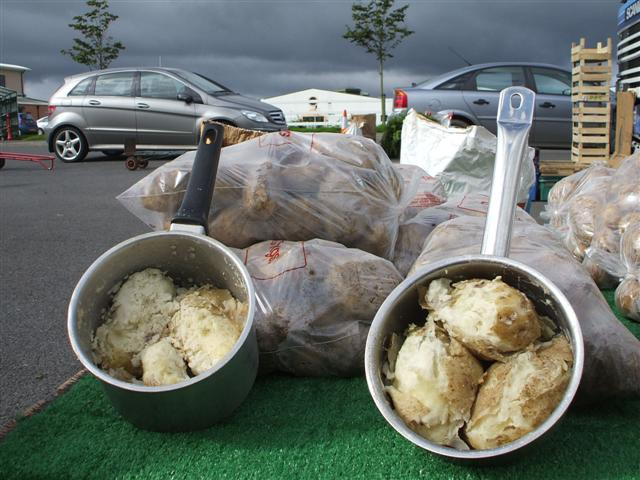
#> input picture data/web_photos/감자/감자_01.jpg, 640 x 480 px
$ python -i _variant_saliency_crop.py   (imports and definitions only)
#> lines starting #> are read from the running program, lines starting #| are printed output that depends on the picture; after the words box and inside, x2 and y2 are one past the last pixel; in counts of white or black regions, pixels touching at a corner belong together
### tools/eval_realworld.py
"""
"사과를 찍으면 사과라고 하는가" 를 실제로 잰다.

발표장에서 심사위원 앞에 놓고 찍는 사진은 학습 데이터와 다르다.
학습은 흰 배경 스튜디오 정사각 사진, 시연은 폰으로 찍은 4:3 사진에 배경이 있다.
그 차이가 정확도를 얼마나 떨어뜨리는지 숫자로 만든다.

    python tools/eval_realworld.py                      # 전체 조건 비교
    python tools/eval_realworld.py --n 40 --conditions studio,stretch43
    python tools/eval_realworld.py --self-test

브라우저가 하는 전처리를 그대로 흉내 낸다(public/js/features.js):
    canvas 224x224 에 drawImage(source, 0, 0, 224, 224)  ← 비율 무시하고 늘림
    RGB 를 mean/std 로 정규화 → NCHW
"""

from __future__ import annotations

import argparse
import json
import random
import sys
from pathlib import Path

import numpy as np
import onnxruntime as ort
from PIL import Image, ImageEnhance

for stream in (sys.stdout, sys.stderr):
    if hasattr(stream, "reconfigure"):
        stream.reconfigure(encoding="utf-8", errors="replace")

ROOT = Path(__file__).resolve().parent.parent
MODEL = ROOT / "models" / "onfarm_qc.onnx"
META = json.loads((ROOT / "models" / "metadata.json").read_text(encoding="utf-8"))
VALID = ROOT / "data" / "onfarm_cv" / "valid"
SIZE = 224
ITEMS: list[str] = META["items"]
MEAN = np.array(META["normalize"]["mean"], dtype=np.float32)
STD = np.array(META["normalize"]["std"], dtype=np.float32)


# ── 브라우저 전처리 재현 ───────────────────────────────────────────────
# [5 lines left out: function to_tensor, not called in this run]


# ── 시연 조건 흉내 ─────────────────────────────────────────────────────
def cond_studio(img: Image.Image) -> Image.Image:
    """학습과 같은 조건 — 이 값이 상한이다."""
    return img


# [33 lines left out: functions cond_stretch43, cond_portrait34, cond_background, cond_far, not called in this run]


def cond_dim(img: Image.Image) -> Image.Image:
    """실내·그늘. 밝기가 떨어진다."""
    return ImageEnhance.Brightness(img).enhance(0.55)


def cond_tilt(img: Image.Image) -> Image.Image:
    """손으로 들고 찍어 기울어진 경우."""
    return img.rotate(12, resample=Image.BILINEAR, expand=True, fillcolor=(245, 245, 245))


CONDITIONS = {
    "studio": ("학습과 같은 조건", cond_studio),
    "stretch43": ("폰 가로 4:3", cond_stretch43),
    "portrait34": ("폰 세로 3:4", cond_portrait34),
    "background": ("흙·상자 배경", cond_background),
    "far": ("멀리서 촬영", cond_far),
    "dim": ("어두운 곳", cond_dim),
    "tilt": ("기울어짐", cond_tilt),
}


# [97 lines left out: functions sample_images, run, _self_test, main, not called in this run]


# [2 lines that do not run on import are left out]

### tools/_variant_saliency_crop.py
"""피사체를 찾아 자동으로 확대하는 전처리 — 구현과 측정(scratch).

왜: 이 모델은 피사체가 프레임을 꽉 채운 사진(학습 분포에서 선형 차지비율 중앙값 97~100%)
으로만 학습됐다. 그래서 멀리서 찍어 피사체가 작아지면 top-1 이 무너진다(감자 far 는 0%).
검출 모델을 새로 얹지 않고, 배경색 거리 + 엣지 밀도 + 중앙 가중으로 관심영역을 잡아
잘라낸 뒤 224 로 만들면 얼마나 되돌아오는지를 잰다.

    python tools/_variant_saliency_crop.py --self-test    # 측정기·크롭기 먼저 검증
    python tools/_variant_saliency_crop.py                # 본 측정(baseline 대조)
    python tools/_variant_saliency_crop.py --ablation     # 여백/구성요소 민감도

두 가지 배치 위치를 따로 잰다 — 같은 알고리즘이지만 입력 해상도가 다르다:
    client : 브라우저가 원본 프레임에서 자른 뒤 224 로 줄인다(features.js 안, 새 패키지 0).
    server : 서버가 이미 224 로 뭉개진 이미지에서 자른다(클라이언트 무수정, 대신 화질 손실).
"""

from __future__ import annotations

import argparse
import sys
from pathlib import Path

import numpy as np
import onnxruntime as ort
from PIL import Image, ImageDraw

sys.path.insert(0, str(Path(__file__).resolve().parent))
import eval_realworld as E  # noqa: E402

# [3 lines not run here, left out]

# [1 line that did not run here, left out]
# [1 line that did not run here, left out]

# ── 조정값 (모두 근거를 적는다) ────────────────────────────────────────
WORK = 128          # 관심영역을 찾는 작업 해상도. 224 원본에서도 subject 가 충분히 크다.
CORNER = 0.10       # 배경색 추정용 네 모서리 패치 크기(변 길이 대비) — _diag_fill 과 같은 발상
W_COLOR = 0.65      # saliency = 색거리 0.65 + 엣지 0.35
W_EDGE = 0.35
CENTER_FLOOR = 0.55  # 중앙 가중: 가장자리도 0.55 배는 남긴다(피사체가 중앙에만 있다고 못 박지 않게)
CENTER_SIGMA = 0.55
TARGET_FILL = 0.95  # 자른 뒤 피사체가 프레임의 몇 %(선형)를 차지하게 할 것인가.
#                     학습 분포 실측(선형 중앙값 97~100%, p25 94~99%)에 맞춘 값이다.
MIN_AREA = 0.002    # 이보다 작은 덩어리는 먼지로 본다(전체 면적 대비)
MAX_LINEAR = 0.80   # 이미 이만큼 크면 자르지 않는다 — studio 를 건드려 망치지 않기 위한 안전장치
MAX_EDGE_TOUCH = 2  # 경계상자가 3변 이상에 닿으면 '배경을 잡았다'고 보고 포기


# ── 저수준 도구 ───────────────────────────────────────────────────────
def _box_mean(m: np.ndarray, k: int = 5) -> np.ndarray:
    """적분영상으로 k x k 이웃 평균 — scipy 없이 매끈하게."""
    p = np.pad(m.astype(np.float32), k // 2, mode="edge")
    c = np.pad(p.cumsum(0).cumsum(1), ((1, 0), (1, 0)))
    h, w = m.shape
    tot = c[k:k + h, k:k + w] - c[:h, k:k + w] - c[k:k + h, :w] + c[:h, :w]
    return tot / (k * k)


def _estimate_bg(a: np.ndarray) -> tuple[np.ndarray, int]:
    """네 모서리 패치 중앙값의 medoid 를 배경으로 본다. 동의한 모서리 수도 함께 준다.

    테두리 전체의 최빈색을 쓰면 피사체가 변에 걸칠 때 피사체를 배경으로 오인한다.
    """
    h, w = a.shape[:2]
    k = max(4, int(round(min(h, w) * CORNER)))
    patches = [a[:k, :k], a[:k, -k:], a[-k:, :k], a[-k:, -k:]]
    meds = np.stack([np.median(p.reshape(-1, 3), axis=0) for p in patches])
    dist = np.sqrt(((meds[:, None, :] - meds[None, :, :]) ** 2).sum(axis=2))
    agree = (dist <= 20.0).sum(axis=1)
    best = int(agree.argmax())
    return meds[dist[best] <= 20.0].mean(axis=0), int(agree[best])


def _otsu(v: np.ndarray, bins: int = 64) -> float:
    """[0,1] 값에 대한 Otsu 문턱 — 고정 문턱은 배경 밝기에 따라 무너진다."""
    hist, edges = np.histogram(v, bins=bins, range=(0.0, 1.0))
    p = hist.astype(np.float64) / max(hist.sum(), 1)
    centers = (edges[:-1] + edges[1:]) / 2
    w0 = p.cumsum()
    m0 = (p * centers).cumsum()
    mt = m0[-1]
    denom = w0 * (1 - w0)
    with np.errstate(invalid="ignore", divide="ignore"):
        between = np.where(denom > 1e-12, (mt * w0 - m0) ** 2 / np.maximum(denom, 1e-12), 0.0)
    return float(centers[int(np.nanargmax(between))])


def _component_from_seed(mask: np.ndarray, seed: tuple[int, int], max_iter: int = 400) -> np.ndarray:
    """seed 가 속한 연결요소만 남긴다(8-이웃 팽창 전파, scipy 없이).

    흩어진 점들의 전체 경계상자를 쓰면 배경 얼룩 하나가 상자를 화면 전체로 늘린다.
    """
    cur = np.zeros_like(mask, dtype=bool)
    cur[seed] = True
    for _ in range(max_iter):
        g = cur.copy()
        g[1:, :] |= cur[:-1, :]
        g[:-1, :] |= cur[1:, :]
        g[:, 1:] |= cur[:, :-1]
        g[:, :-1] |= cur[:, 1:]
        g[1:, 1:] |= cur[:-1, :-1]
        g[:-1, :-1] |= cur[1:, 1:]
        g[1:, :-1] |= cur[:-1, 1:]
        g[:-1, 1:] |= cur[1:, :-1]
        g &= mask
        if g.sum() == cur.sum():
            return g
        cur = g
    return cur


# ── saliency → 경계상자 ───────────────────────────────────────────────
def saliency(a: np.ndarray) -> np.ndarray:
    """색거리 + 엣지밀도, 중앙 가중. 입력은 작업해상도 RGB float 배열."""
    bg, _agree = _estimate_bg(a)
    color = np.sqrt(((a - bg) ** 2).sum(axis=2))

    g = a.mean(axis=2)
    gx = np.zeros_like(g)
    gy = np.zeros_like(g)
    gx[:, 1:-1] = np.abs(g[:, 2:] - g[:, :-2])
    gy[1:-1, :] = np.abs(g[2:, :] - g[:-2, :])
    edge = _box_mean(np.hypot(gx, gy), k=7)

    def norm(x: np.ndarray) -> np.ndarray:
        hi = float(np.percentile(x, 99))          # 최대값으로 나누면 점 하나가 전체를 눌러버린다
        return np.clip(x / hi, 0, 1) if hi > 1e-6 else np.zeros_like(x)

    sal = W_COLOR * norm(color) + W_EDGE * norm(edge)

    h, w = sal.shape
    yy = (np.arange(h) - (h - 1) / 2) / (h / 2)
    xx = (np.arange(w) - (w - 1) / 2) / (w / 2)
    r2 = yy[:, None] ** 2 + xx[None, :] ** 2
    prior = CENTER_FLOOR + (1 - CENTER_FLOOR) * np.exp(-r2 / (2 * CENTER_SIGMA ** 2))
    return _box_mean(sal * prior, k=5)


def subject_box(img: Image.Image) -> tuple[int, int, int, int] | None:
    """원본 좌표계의 피사체 경계상자. 확신이 없으면 None — 자르지 않는 쪽이 안전하다."""
    W0, H0 = img.size
    small = img.convert("RGB").resize((WORK, WORK), Image.BILINEAR)
    a = np.asarray(small, dtype=np.float32)
    sal = saliency(a)

    t = _otsu(sal)
    mask = sal > t
    mask &= _box_mean(mask, k=5) >= 0.4        # 점 노이즈 제거
    if not mask.any():
        return None

    seed = np.unravel_index(int((sal * mask).argmax()), sal.shape)
    comp = _component_from_seed(mask, (int(seed[0]), int(seed[1])))
    if comp.sum() < MIN_AREA * comp.size:
        return None

    ys, xs = np.where(comp.any(axis=1))[0], np.where(comp.any(axis=0))[0]
    y0, y1, x0, x1 = int(ys[0]), int(ys[-1]) + 1, int(xs[0]), int(xs[-1]) + 1

    touch = (x0 == 0) + (y0 == 0) + (x1 == WORK) + (y1 == WORK)
    if touch >= MAX_EDGE_TOUCH + 1:
        return None
    if np.sqrt((x1 - x0) * (y1 - y0) / (WORK * WORK)) > MAX_LINEAR:
        return None                              # 이미 충분히 크다 → 손대지 않는다

    sx, sy = W0 / WORK, H0 / WORK
    return (int(round(x0 * sx)), int(round(y0 * sy)), int(round(x1 * sx)), int(round(y1 * sy)))


def auto_crop(img: Image.Image, target_fill: float = TARGET_FILL) -> tuple[Image.Image, bool]:
    """피사체가 프레임의 target_fill(선형)을 차지하는 정사각 크롭. (이미지, 잘랐는가)."""
    box = subject_box(img)
    if box is None:
        return img, False
    W0, H0 = img.size
    x0, y0, x1, y1 = box
    side = max(x1 - x0, y1 - y0) / max(target_fill, 1e-3)
    side = int(round(min(side, min(W0, H0))))
    cx, cy = (x0 + x1) / 2, (y0 + y1) / 2
    left = int(round(min(max(cx - side / 2, 0), W0 - side)))
    top = int(round(min(max(cy - side / 2, 0), H0 - side)))
    return img.crop((left, top, left + side, top + side)), True


# ── 두 가지 배치 위치 ─────────────────────────────────────────────────
def prep_baseline(img: Image.Image) -> tuple[np.ndarray, bool]:
    """지금 그대로 — 224 로 늘리기만."""
    return E.to_tensor(img), False


# [11 lines left out: functions prep_client, prep_server, not called in this run]


PREPS = {"baseline": prep_baseline, "client": prep_client, "server": prep_server}


# ── 조건 ──────────────────────────────────────────────────────────────
GRAY = (150, 148, 143)   # eval_realworld.cond_far 가 쓰는 배경색


# [60 lines left out: functions compose, clutter_bg, cond_clutter, subject_alpha, cut_compose, not called in this run]


# [19 lines that did not run here, left out]


# ── 측정 ──────────────────────────────────────────────────────────────
# [5 lines left out: function logits, not called in this run]


def topk(lg: np.ndarray, truth: str, k: int) -> float:
    order = np.argsort(-lg, axis=1)[:, :k]
    return float((order == ITEMS.index(truth)).any(axis=1).mean())


# ── 검증: 크롭기가 아는 답을 맞히는가 ─────────────────────────────────
# [238 lines left out: functions _disc, _fill_of, _self_test, _fail_test, measure, report and 2 more, not called in this run]


# [2 lines not run here, left out]

>>> from PIL import Image
>>> picture = Image.open('../data/web_photos/감자/감자_01.jpg')
#> picture is the input picture: PIL image 640x480 RGB; mean R, G, B 108.6, 114.5, 107.4
>>> result = auto_crop(picture)
#> in subject_box, `small = img.convert("RGB").resize((WORK, WORK), Image.BILINEAR)`:
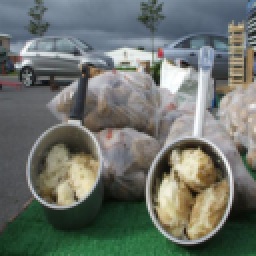
#> small: PIL image 128x128 RGB (shown 2 times larger); mean R, G, B 108.5, 114.5, 107.4
#> in _estimate_bg, `meds = np.stack([np.median(p.reshape(-1, 3), axis=0) for p in patches])`: meds = [[110, 126, 142], [85, 99, 116], [26, 59, 36], [24, 55, 35]]
#> in _estimate_bg, `dist = np.sqrt(((meds[:, None, :] - meds[None, :, :]) ** 2).sum(axis=2))`: dist = [[0, 45.06, 150.9, 154.6], [45.06, 0, 107.1, 110.5], [150.9, 107.1, 0, 4.58], [154.6, 110.5, 4.58, 0]]
#> in _estimate_bg, `agree = (dist <= 20.0).sum(axis=1)`: agree = [1, 1, 2, 2]
#> in _estimate_bg, `best = int(agree.argmax())`: best = 2
#> in saliency, `bg, _agree = _estimate_bg(a)`: bg = [25, 57, 35.5]
#> in _box_mean, `c = np.pad(p.cumsum(0).cumsum(1), ((1, 0), (1, 0)))`:
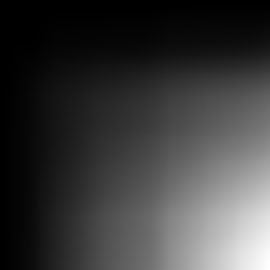
#> c: shape (135, 135) float32 (shown 2 times larger); min 0, max 517845.8, mean 121129.6; drawn with min black and max white
#> in _box_mean, `tot = c[k:k + h, k:k + w] - c[:h, k:k + w] - c[k:k + h, :w] + c[:h, :w]`:
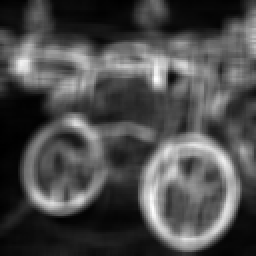
#> tot: shape (128, 128) float32 (shown 2 times larger); min 95.49, max 4758.6, mean 1487.1; drawn with min black and max white
#> in norm, `hi = float(np.percentile(x, 99))`: hi = 343.9
#> call 2 of _box_mean, with k = 5
#> in _box_mean (call 2), `return tot / (k * k)`:
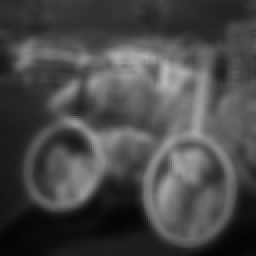
#> returned value: shape (128, 128) float32 (shown 2 times larger); min 0.0135, max 0.736, mean 0.283
#> in _otsu, `hist, edges = np.histogram(v, bins=bins, range=(0.0, 1.0))`: hist = 64 values, max 793 at index 12, min 0 at index 48, mean 256; edges = 65 values from 0 to 1
#> in _otsu, `p = hist.astype(np.float64) / max(hist.sum(), 1)`: p = 64 values, max 0.0484 at index 12, min 0 at index 48, mean 0.0156
#> in _otsu, `centers = (edges[:-1] + edges[1:]) / 2`: centers = 64 values from 0.00781 to 0.992
#> in _otsu, `w0 = p.cumsum()`: w0 = 64 values from 0.000488 to 1
#> in _otsu, `m0 = (p * centers).cumsum()`: m0 = 64 values from 3.81e-06 to 0.283
#> in _otsu, `mt = m0[-1]`: mt = 0.283
#> in _otsu, `denom = w0 * (1 - w0)`: denom = 64 values, max 0.25 at index 16, min 0 at index 47, mean 0.0891
#> in _otsu, `between = np.where(denom > 1e-12, (mt * w0 - m0) ** 2 / np.maximum(den..`: between = 64 values, max 0.0172 at index 18, min 0 at index 47, mean 0.00665
#> in subject_box, `t = _otsu(sal)`: t = 0.289
#> in subject_box, `mask = sal > t`:
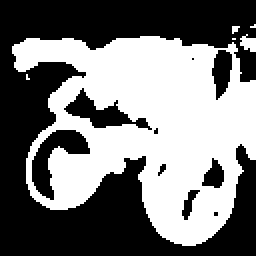
#> mask: shape (128, 128) bool (shown 2 times larger); 47% white; 6 white regions (4 under 20 px), largest, box (x1, y1, x2, y2) and area: (6, 18, 128, 123) 7628, (120, 17, 128, 26) 48
#> call 3 of _box_mean, with k = 5
#> in _box_mean (call 3), `p = np.pad(m.astype(np.float32), k // 2, mode="edge")`: p: shape (132, 132) float32; values 0 (black) and 1 (white), 44.7% white; 6 white regions (4 under 20 px), largest, box (x1, y1, x2, y2) and area: (8, 20, 132, 125) 7708, (122, 19, 132, 28) 62
#> in _box_mean (call 3), `tot = c[k:k + h, k:k + w] - c[:h, k:k + w] - c[k:k + h, :w] + c[:h, :w]`:
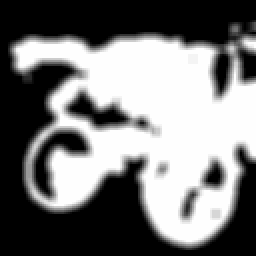
#> tot: shape (128, 128) float32 (shown 2 times larger); min 0, max 25, mean 11.7; drawn with min black and max white
#> in subject_box, `mask &= _box_mean(mask, k=5) >= 0.4`: mask: shape (128, 128) bool; 46.9% white; 3 white regions (1 under 20 px), largest, box (x1, y1, x2, y2) and area: (6, 18, 128, 123) 7624, (120, 18, 128, 26) 47
#> in subject_box, `seed = np.unravel_index(int((sal * mask).argmax()), sal.shape)`: seed = (41, 82)
#> after the loop in _component_from_seed, `for _ in range(max_iter):`:
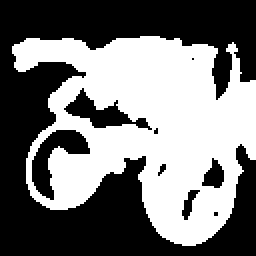
#> g: shape (128, 128) bool (shown 2 times larger); 46.5% white; 1 white region, box (x1, y1, x2, y2) and area: (6, 18, 128, 123) 7624
#> in subject_box, `ys, xs = np.where(comp.any(axis=1))[0], np.where(comp.any(axis=0))[0]`: ys = 105 values from 18 to 122; xs = 122 values from 6 to 127
#> in subject_box, `y0, y1, x0, x1 = int(ys[0]), int(ys[-1]) + 1, int(xs[0]), int(xs[-1]) ..`: y0 = 18; y1 = 123; x0 = 6; x1 = 128
#> in subject_box, `touch = (x0 == 0) + (y0 == 0) + (x1 == WORK) + (y1 == WORK)`: touch = 1

$ run again, on data/web_photos/감자/감자_07.jpg
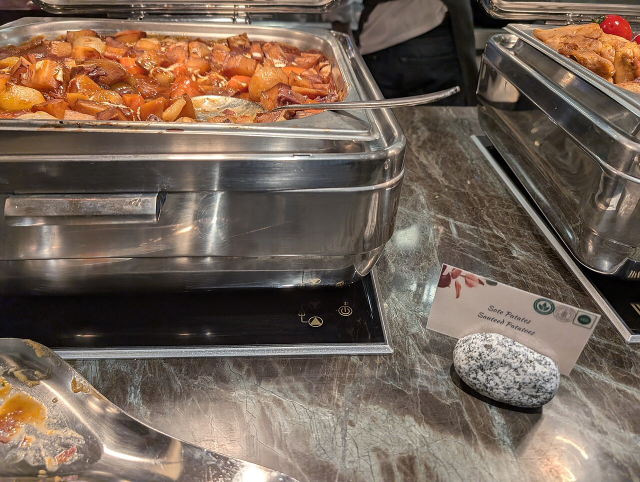
#> input picture data/web_photos/감자/감자_07.jpg, 1280 x 964 px (shown at 1/2 size)
#> picture is the input picture: PIL image 1280x964 RGB; mean R, G, B 117.6, 100.3, 86.9
#> meds = [[138, 102, 76], [169, 105, 73], [163, 140, 122], [162, 156, 145]]
#> dist = [[0, 31.29, 64.69, 90.85], [31.29, 0, 60.51, 88.51], [64.69, 60.51, 0, 28.04], [90.85, 88.51, 28.04, 0]]
#> agree = [1, 1, 1, 1]
#> best = 0
#> bg = [138, 102, 76]
#> hi = 178.3
#> c: shape (133, 133) float32
#> hist = 64 values, max 1289 at index 17, min 0 at index 0, mean 256; edges = 65 values from 0 to 1
#> in _otsu, `p = hist.astype(np.float64) / max(hist.sum(), 1)`: p = 64 values, max 0.0787 at index 17, min 0 at index 0, mean 0.0156
#> centers = 64 values from 0.00781 to 0.992
#> w0 = 64 values from 0 to 1
#> m0 = 64 values from 0 to 0.331
#> mt = 0.331
#> denom = 64 values, max 0.25 at index 19, min 0 at index 0, mean 0.0586
#> between = 64 values, max 0.00757 at index 22, min 0 at index 0, mean 0.00223
#> t = 0.352
#> seed = (78, 61)
#> after the loop in _component_from_seed, `for _ in range(max_iter):`:
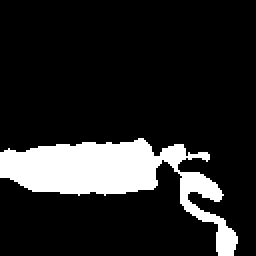
#> g: shape (128, 128) bool (shown 2 times larger); 14.7% white; 1 white region, box (x1, y1, x2, y2) and area: (0, 69, 119, 128) 2412
#> ys = 59 values from 69 to 127; xs = 119 values from 0 to 118
#> in subject_box, `y0, y1, x0, x1 = int(ys[0]), int(ys[-1]) + 1, int(xs[0]), int(xs[-1]) ..`: y0 = 69; y1 = 128; x0 = 0; x1 = 119
#> touch = 2
#> box = (0, 520, 1190, 964)
#> in auto_crop, `x0, y0, x1, y1 = box`: x0 = 0; y0 = 520; x1 = 1190; y1 = 964
#> in auto_crop, `side = max(x1 - x0, y1 - y0) / max(target_fill, 1e-3)`: side = 1252.6
#> in auto_crop, `side = int(round(min(side, min(W0, H0))))`: side = 964
#> cx = 595; cy = 742
#> left = 113
#> top = 0
